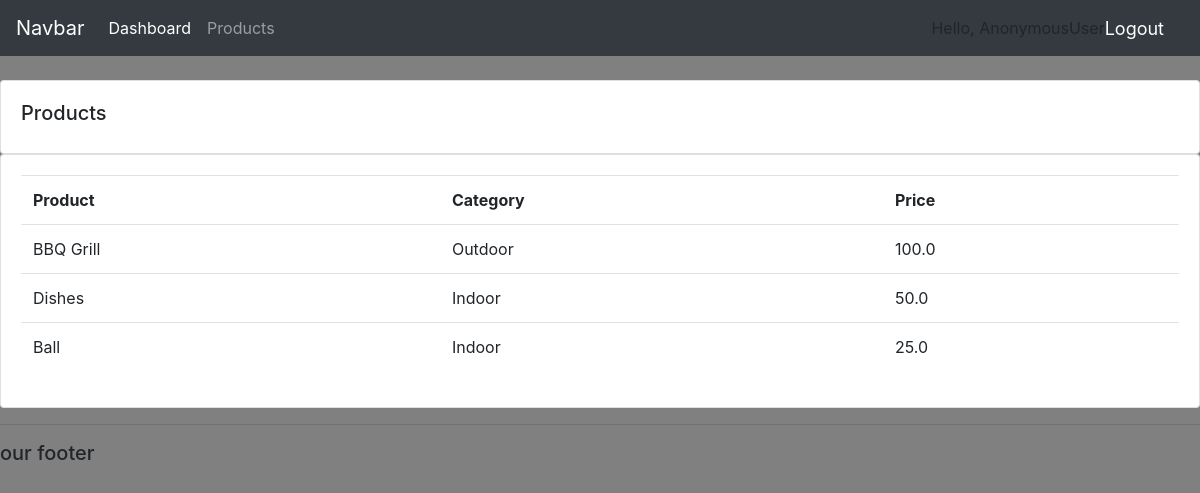
Screenshot of /products/ with the database file from the repository.
### accounts/models.py (models this page shows, shortened)
class Product(models.Model):
    CATEGORY=(
        ('Indoor','Indoor'),
        ('Outdoor','Outdoor'),
    )
    name = models.CharField(max_length=200, null=True)
    price = models.FloatField(null=True)
    category = models.CharField(max_length=200, null=True, choices=CATEGORY)
    description= models.CharField(max_length=200, null=True, blank = True)
    date_created = models.DateTimeField(auto_now_add=True)
    tags = models.ManyToManyField(Tag)

### accounts/views.py (the view)
# urls.py: path('products/', views.products, name='products'),
def products(request):
    products = Product.objects.all()
    return render(request, 'accounts/products.html', {'products':products})

### accounts/templates/accounts/products.html
{% extends "accounts/main.html" %}
{% block content%}
    <br>
    <div class="row">
        <div class="col-md">
            <div class="card card-body">
                <h5>Products</h5>
            </div>
            <div class="card card-body">
                <table class="table">
                    <tr>
                        <th>Product</th>
                        <th>Category</th>
                        <th>Price</th>
                    </tr>
                    {% for i in products %}
                    <tr>
                    <td>{{i.name}}</td>
                    <td>{{i.category}}</td>
                    <td>{{i.price}}</td>
                    </tr>
                    {% endfor %}
                </table>
            </div>
        </div>
    </div>
{% endblock %}

### static/css/main.css (style rules this page uses)
body { background-color:grey; }

### rows the page displays
Product: name "BBQ Grill", category "Outdoor", price "100.0"
Product: name "Dishes", category "Indoor", price "50.0"
Product: name "Ball", category "Indoor", price "25.0"

### other values shown
{{ request.user }} "AnonymousUser"
